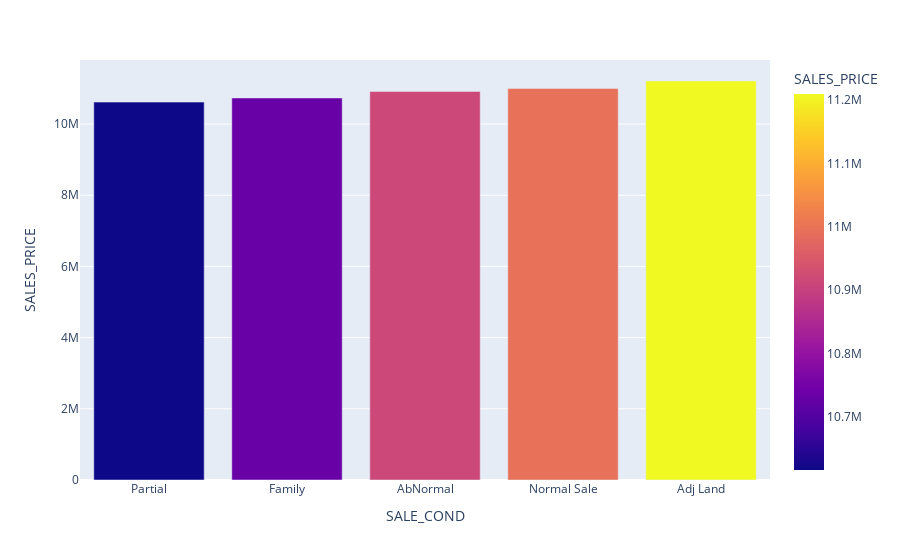

The cell this chart's notebook holds for it:
### Markdown cell above
From the above plot it is evident that there is a linear relationship between the N_BATHROOM and Target.

### Code cell
temp =pd.DataFrame(data.groupby('SALE_COND')['SALES_PRICE'].mean())
temp = temp.sort_values(by='SALES_PRICE')
temp['SALE_COND']=temp.index
SALE_COND_values = temp.SALE_COND.unique()
px.bar(temp,x='SALE_COND',y='SALES_PRICE',color='SALES_PRICE')

### Figure 1 — Plotly figure (JSON) as saved in the notebook; plotly's stock layout.template omitted (floating-point values rounded to 4 significant figures)
{"data": [{"alignmentgroup": "True", "hovertemplate": "SALE_COND=%{x}<br>SALES_PRICE=%{marker.color}<extra></extra>", "legendgroup": "", "marker": {"color": [10620000.0, 10730000.0, 10910000.0, 11000000.0, 11210000.0], "coloraxis": "coloraxis", "pattern": {"shape": ""}}, "name": "", "offsetgroup": "", "orientation": "v", "showlegend": false, "textposition": "auto", "type": "bar", "x": ["Partial", "Family", "AbNormal", "Normal Sale", "Adj Land"], "xaxis": "x", "y": [10620000.0, 10730000.0, 10910000.0, 11000000.0, 11210000.0], "yaxis": "y"}], "layout": {"barmode": "relative", "coloraxis": {"colorbar": {"title": {"text": "SALES_PRICE"}}, "colorscale": [[0, "#0d0887"], [0.1111, "#46039f"], [0.2222, "#7201a8"], [0.3333, "#9c179e"], [0.4444, "#bd3786"], [0.5556, "#d8576b"], [0.6667, "#ed7953"], [0.7778, "#fb9f3a"], [0.8889, "#fdca26"], [1, "#f0f921"]]}, "legend": {"tracegroupgap": 0}, "margin": {"t": 60}, "xaxis": {"anchor": "y", "domain": [0, 1], "title": {"text": "SALE_COND"}}, "yaxis": {"anchor": "x", "domain": [0, 1], "title": {"text": "SALES_PRICE"}}}}
